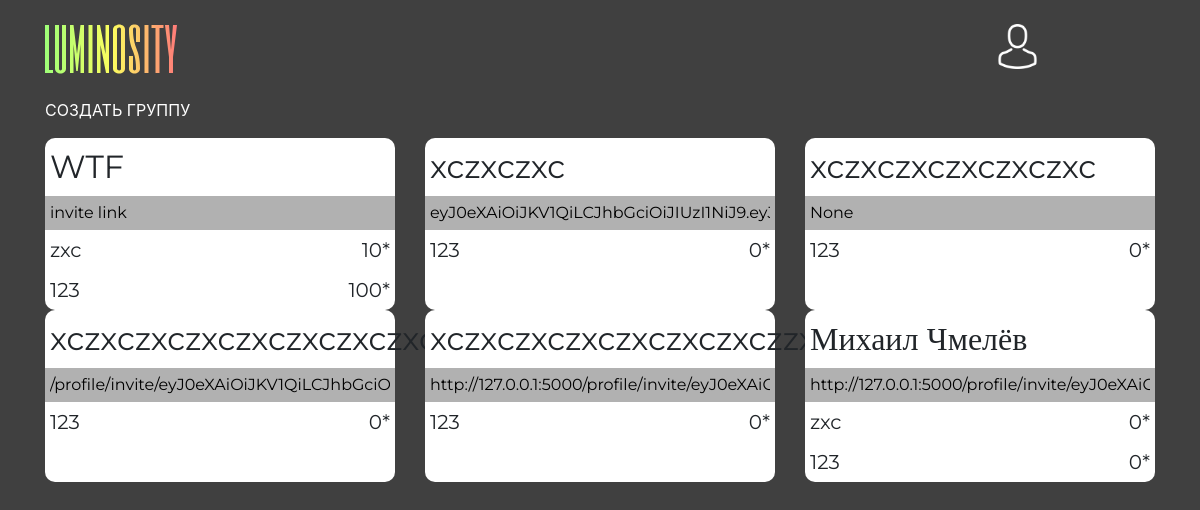
Page /profile/groups (signed in) on the earlier database version.
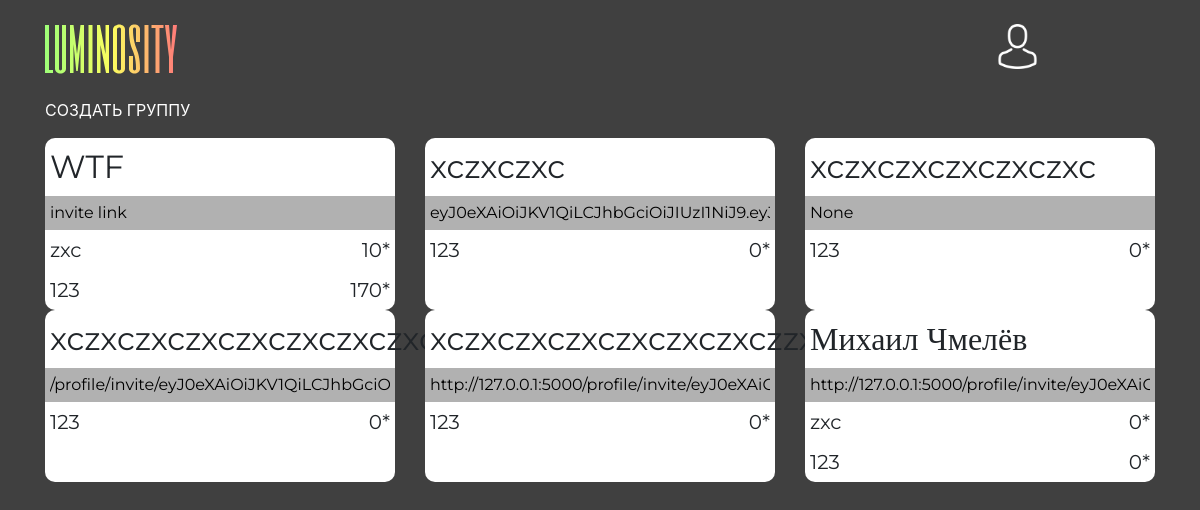
Same page on the later database version.
### webapp/models.py (models this page shows, shortened)
class Group(db.Model):
    id = db.Column(db.Integer, primary_key=True, autoincrement=True)
    name = db.Column(db.String(20), nullable=False, unique=True)
    deadlines = db.relationship('Deadline', backref=db.backref('group', uselist=False), lazy='dynamic')
    invite_link = db.Column(db.String, unique=True)

class User(UserMixin, db.Model):
    id = db.Column(db.Integer, primary_key=True, autoincrement=True)
    name = db.Column(db.String(20), unique=True)
    password = db.Column(db.String(20))
    email = db.Column(db.String(30), unique=True)
    deadline_statuses = db.relationship('Deadline_status')
    groups = db.relationship('Group', secondary=members,
                             backref=db.backref('members', lazy='dynamic'), lazy='dynamic')
    self_group = db.relationship('Group', secondary=members, uselist=False)

### tables this page shows
CREATE TABLE members (
	user_id INTEGER NOT NULL, 
	group_id INTEGER NOT NULL, 
	points INTEGER, 
	PRIMARY KEY (user_id, group_id), 
	FOREIGN KEY(group_id) REFERENCES "group" (id), 
	FOREIGN KEY(user_id) REFERENCES user (id)
);

### user_profile/routes.py (the view, shortened to what this page needs)
@login_required
@user_profile.route('/groups', methods=['POST', 'GET'])
def group():
    form = create_group()
    groups_id = [item.id for item in current_user.groups.filter(Group.id != current_user.self_group.id).all()]
    response = []
    for item in groups_id:
        a = dict()
        a['name'] = Group.query.get(item).name
        a['url'] = Group.query.get(item).invite_link
        a['members'] = get_users_from_group(item)
        response.append(a)
    return render_template('groups/groups.html', groups=response, form=form)

### user_profile/forms.py (shortened to what this page needs)
class create_group(FlaskForm):
    name = StringField('Введите название', validators=[DataRequired()])
    submit = SubmitField('Создать')

### user_profile/routes.py (called while the page is built)
def get_users_from_group(id):
    group_rating = Group.query.get(id).members.join(members, (members.c.user_id == User.id)).add_column(
        members.c.points).add_column(User.name).order_by(members.c.points).all()
    json_d = list()
    for item in group_rating:
        a, b = item[1:3]
        json_d.append({'user': b, 'points': a})
    return json_d

### webapp/models.py (called while the page is built)
@login.user_loader
def load_user(id):
    return User.query.get(int(id))

### webapp/templates/groups/groups.html (shortened to what this page needs)
<!DOCTYPE html>
<html>
<head>
<link rel="stylesheet" href="{{url_for('static', filename='css/bootstrap.min.css')}}">
<link rel="stylesheet" href="{{ url_for('static', filename='css/groups.css') }}">
</head>
</head>
<body style="background-color: #404040">
<div class="container">
	<div class="row my-4">
		<div class="col">
			<a href="{{ url_for('main.main_route') }}">
	</a>
		</div>
		<div class="col-2 photo">
		<div class="dropdown lol">
 			<img src="../../../static/image/avatar_i.png" class="dropdown-toggle"  id="dropdownMenuButton" data-toggle="dropdown" aria-haspopup="true" aria-expanded="false">
		</div>
	</div>
	</div>
</div>
<div class="container groups">
		<div class="crtit"><a href="#" data-toggle="modal" data-target="#Modal1" class="a">СОЗДАТЬ ГРУППУ</a></div>
	<div class="row">
		{%for item in groups%}
			<div class="col-4">
				<div class="columngroup">
					<div class="nameg">{{ item['name']}}</div>
					<input class="invlink" type="text" readonly="readonly" value="{{item['url']}}">
					{% for person in item['members'] %}
					<div class="userinf">
							<div class="pers">{{person['user']}}</div>
							<div class="perspoint">{{person['points']}}*</div>
					</div>
					{%endfor%}
				</div>
			</div>
		{%endfor%}
	</div>
</div>
</body>
</html>

### Static/css/groups.css (style rules this page uses)
.columngroup { background: #FFFFFF; border-radius: 10px; height: 100%; }
.lol img { width: 45px; height: 45px; }
.userinf { padding: 5px; display: flex; flex-direction: row; justify-content: space-between; font-family: Montserrat; font-size: 20px; }
.invlink { padding: 5px; height: auto; width: 100%; font-family: Montserrat; background-color: rgb(177, 177, 177); overflow: auto; border-style: none; }
.nameg { padding:5px; font-family: Montserrat; font-size: 32px; }
.crtit { display: flex; justify-content: start; }
.a:active, .a:hover, .a { text-decoration: none; color: #fff; }
.groups { margin-top: 20px; }

Differences in the rows shown:
changed members (number 2 of 8 on the later page): points "100" → "170"
